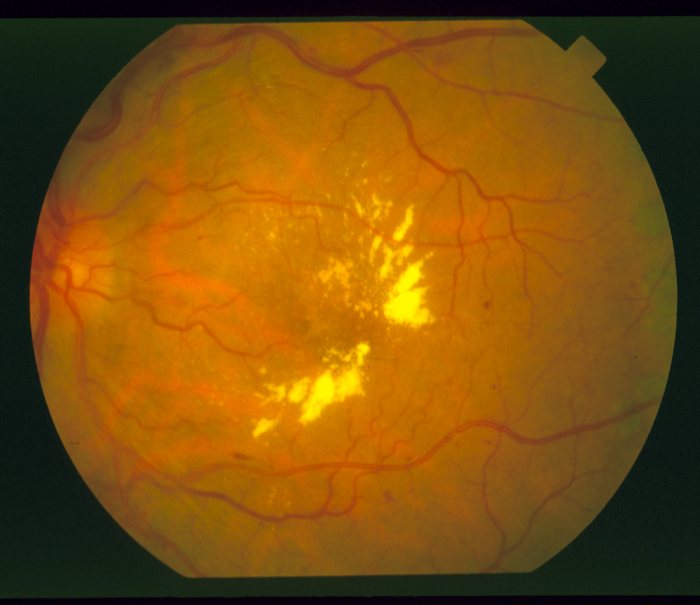
#> input picture data/original/im0001.ppm, 700 x 605 px
$ jupyter execute --allow-errors better-ml.ipynb
#> lines starting #> are read from the running program, lines starting #| are printed output that depends on the picture; after the words box and inside, x2 and y2 are one past the last pixel; in counts of white or black regions, pixels touching at a corner belong together
# Retinal Blood Vessel Segmentation using Machine Learning and Scikit-Learn Pipelines

This notebook implements a high-performance machine learning pipeline for extracting blood vessels from retinal fundus images.
Compared to the baseline Frangi filter and raw-pixel patch classifiers, this approach utilizes **pixel-wise multi-scale spatial features** combined with a robust **scikit-learn pipeline** and **morphological post-processing**.

## Key Advantages
1. **Convex-Hull Retinal Masking**: Eliminates boundary noise and border false-positives.
2. **Optimal Preprocessing**: Combines double median blurring, local Gaussian background subtraction, and CLAHE to standardize contrast.
3. **Multi-Scale Feature Representation**: Captures local intensity, Gaussian blurs ($\sigma=1, 2, 4$), Sobel gradients, Hessian eigenvalues ($\lambda_1, \lambda_2$ at $\sigma=1, 2$), and three advanced vesselness filter responses (Frangi, Meijering, Sato).
4. **Class Imbalance Mitigation**: Balanced sampling of foreground (vein) and background pixels.
5. **Clean Post-Processing**: Morphological closing and small object removal to ensure contiguous, noise-free vessels.

[cell 1]
import numpy as np
import pandas as pd
import matplotlib.pyplot as plt
from PIL import Image
from pathlib import Path
import cv2
import warnings

from skimage.filters import frangi, meijering, sato, sobel
from skimage.feature import hessian_matrix, hessian_matrix_eigvals
from skimage.morphology import closing, disk, remove_small_objects
from skimage.exposure import equalize_adapthist
from sklearn.metrics import jaccard_score, f1_score, accuracy_score, confusion_matrix
from sklearn.preprocessing import StandardScaler
from sklearn.pipeline import Pipeline
from sklearn.neighbors import KNeighborsClassifier
from sklearn.ensemble import RandomForestClassifier, HistGradientBoostingClassifier

# Suppress skimage warnings regarding default argument changes
warnings.filterwarnings('ignore', category=FutureWarning)

DATA_DIR = Path.cwd() / 'data'
ORIGINAL_DIR = DATA_DIR / 'original'
LABELS_DIR = DATA_DIR / 'labels'

print(f"Data Directory: {DATA_DIR}")
print(f"Original Images: {len(list(ORIGINAL_DIR.glob('*.ppm')))}")
print(f"Labels: {len(list(LABELS_DIR.glob('*.vk.ppm')))}")

## 1. Load Data & Retinal Mask Functions
We use an advanced retinal masking function that fits a convex hull over the active region of the fundus image. Erode operations clean boundary transitions to prevent the edge-effects that commonly plague pixel classification near borders.

[cell 2]
def split_channels(image: np.ndarray):
    """Return R, G, B channels from RGB image."""
    return image[:, :, 0], image[:, :, 1], image[:, :, 2]

def load_image(path: Path) -> np.ndarray:
    return np.array(Image.open(path))
#> returned value is the input picture: shape (605, 700, 3); mean R, G, B 125.7, 80.5, 12.4

def load_label(path: Path) -> np.ndarray:
    lbl = np.array(Image.open(path))
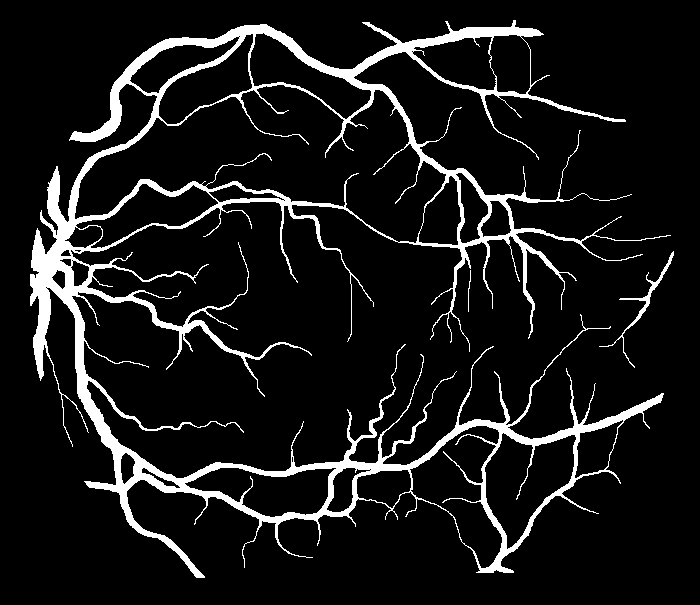
#> input picture data/labels/im0001.vk.ppm, 700 x 605 px
#> lbl is the input picture: shape (605, 700); 9.2% white; 3 white regions, box (x1, y1, x2, y2) and area: (30, 20, 671, 578) 38640, (599, 251, 674, 368) 487, (468, 270, 471, 312) 44
    return (lbl > 0).astype(np.uint8)

def create_retinal_mask_convex_hull(image_rgb: np.ndarray, erode_kernel_size: int = 20) -> np.ndarray:
    """
    Creates a binary mask covering the eye retina circle using convex hull + morphological closing.
    Erodes slightly to avoid false positives and border artifacts at the boundaries.
    """
#> called with erode_kernel_size = 20
    red = image_rgb[:, :, 0]
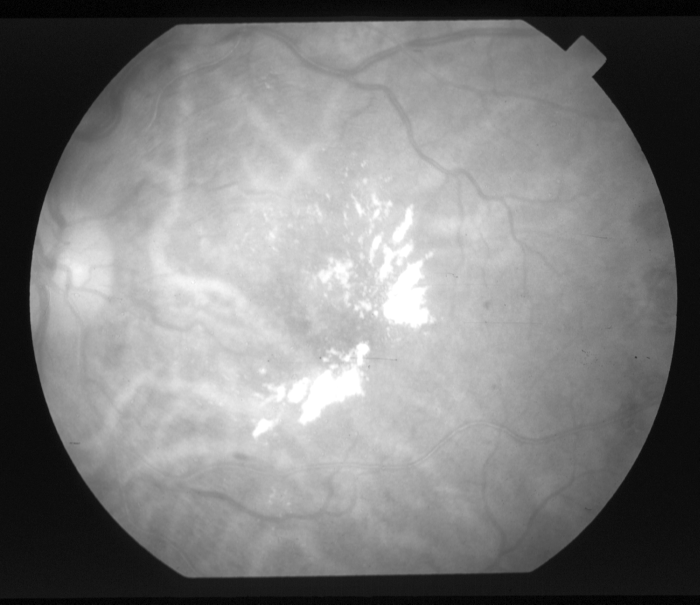
#> red: shape (605, 700); min 0, max 255, mean 125.7
    red_blur = cv2.medianBlur(red, 9)

    # Adaptive thresholding to segment circular eyeball boundary
    binary = cv2.adaptiveThreshold(
        red_blur, 255,
        cv2.ADAPTIVE_THRESH_GAUSSIAN_C,
        cv2.THRESH_BINARY_INV,
        51,  # block size
        15   # constant
    )
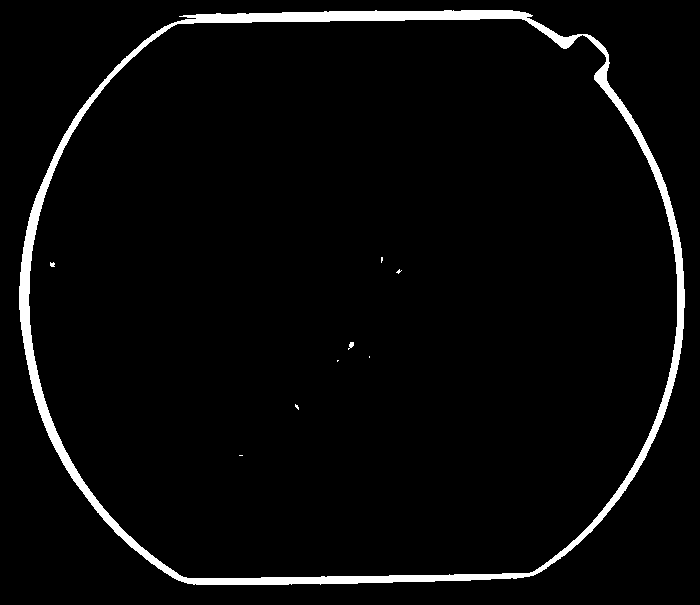
#> binary: shape (605, 700); 3.7% white; 9 white regions (6 under 20 px)

    # Find the largest external contour which corresponds to the circular eye region
    contours, _ = cv2.findContours(binary, cv2.RETR_EXTERNAL, cv2.CHAIN_APPROX_SIMPLE)
#> contours = 1 contour; box (x1, y1, x2, y2) and area: (19, 10, 685, 585) 325787
    if not contours:
        return np.ones_like(binary, dtype=bool)

    largest_contour = max(contours, key=cv2.contourArea)
#> largest_contour = contour of 755 points, box (x1, y1, x2, y2) (19, 10, 685, 585), area 325787
    hull = cv2.convexHull(largest_contour)
#> hull = contour of 109 points, box (x1, y1, x2, y2) (19, 10, 685, 585), area 327668

    # Fill the convex hull
    mask = np.zeros_like(binary, dtype=np.uint8)
    cv2.drawContours(mask, [hull], -1, 255, -1)
#> mask: shape (605, 700); 77.6% white; 1 black region, box (x1, y1, x2, y2) and area: (0, 0, 700, 605) 94863

    # Morphological closing to fill internal gaps
    kernel_close = cv2.getStructuringElement(cv2.MORPH_ELLIPSE, (erode_kernel_size, erode_kernel_size))
    mask = cv2.morphologyEx(mask, cv2.MORPH_CLOSE, kernel_close)
#> mask: shape (605, 700); 77.6% white; 1 black region, box (x1, y1, x2, y2) and area: (0, 0, 700, 605) 94864

    # Slightly erode to clean boundary artifacts
    mask = cv2.erode(mask, kernel_close, iterations=1)
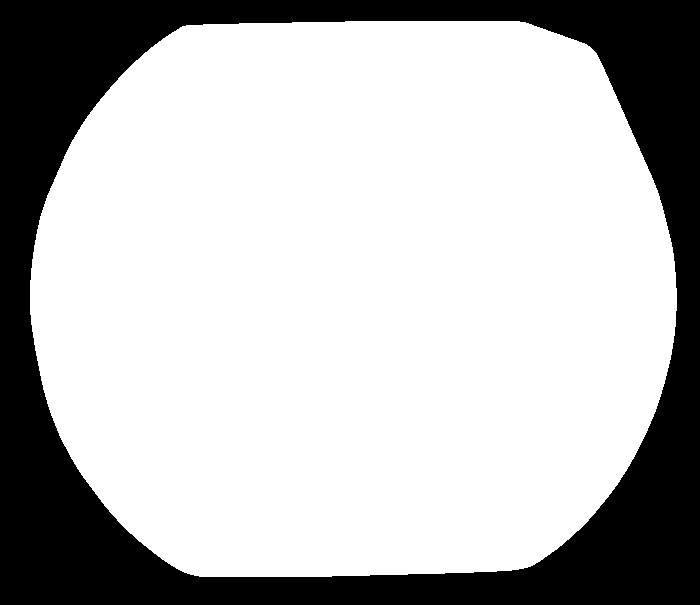
#> mask: shape (605, 700); 72.8% white; 1 black region, box (x1, y1, x2, y2) and area: (0, 0, 700, 605) 115025

    return mask > 0

## 2. Image Preprocessing Pipeline
We extract the green channel and apply an optimized sequence of operations:
1. Median Blur to reduce noise.
2. Gaussian Background Subtraction (subtracting a wide-kernel Gaussian blur from the image) to flatten local illumination gradients.
3. Equalize Adaptive Histogram (CLAHE) inside the mask to enhance blood vessel contrast.

[cell 3]
def apply_clahe(green: np.ndarray, mask: np.ndarray, clip_limit: float = 0.015, nbins: int = 256, kernel: int = 128) -> np.ndarray:
    """Apply CLAHE to green channel within the foreground mask."""
    normalized = green.astype(float) / 255.0
    normalized[~mask] = 0
    enhanced = equalize_adapthist(normalized, kernel_size=kernel, clip_limit=clip_limit, nbins=nbins)
    enhanced[~mask] = 0
    return enhanced

def preprocess_image(
    image: np.ndarray,
    mask: np.ndarray,
    *,
    clip_limit: float = 0.015,
    nbins: int = 256,
    kernel: int = 128,
    gauss_size: tuple[int, int] = (51, 51),
    median_blur_size: int = 5
) -> np.ndarray:
    """
    Standardizes image illumination and contrast.
    """
#> called with clip_limit = 0.015, nbins = 256, kernel = 128, gauss_size = (51, 51), median_blur_size = 5
    img = image.astype(np.uint8)

    # Remove high-frequency noise
    img = cv2.medianBlur(img, median_blur_size)

    # Subtract local background to flatten global lighting
    bg_map = cv2.GaussianBlur(img, gauss_size, 0)
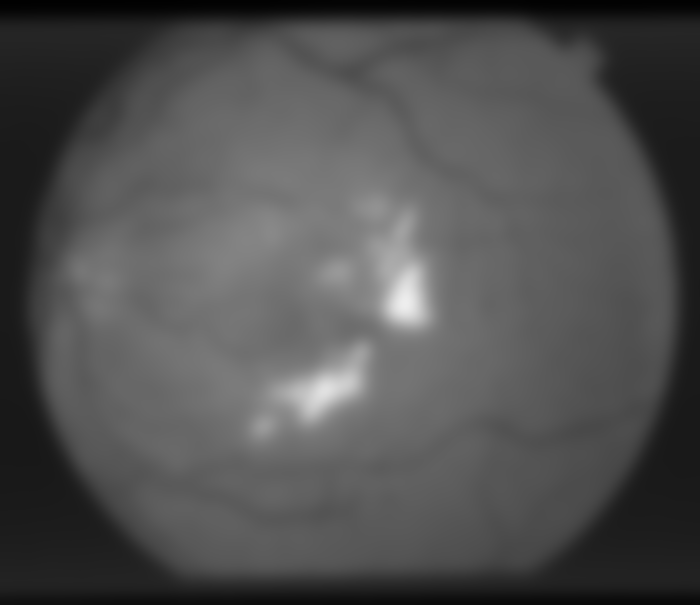
#> bg_map: shape (605, 700); min 1, max 238, mean 80.5
    flat_bg = cv2.subtract(bg_map, img)
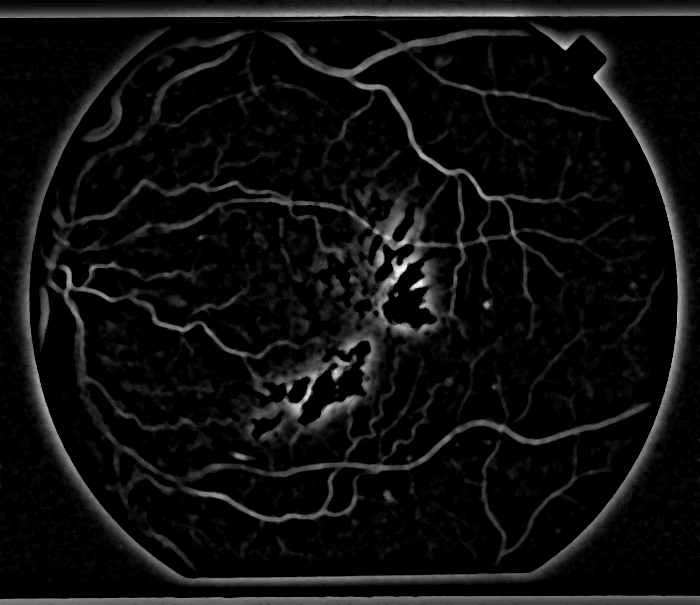
#> flat_bg: shape (605, 700); min 0, max 37, mean 2.2; drawn with min black and max white
    flat_bg = np.clip(flat_bg, 0, 255).astype(np.uint8)

    # Smooth remaining noise
    flat_bg = cv2.medianBlur(flat_bg, median_blur_size)

    # Enhance local contrast
    clahe = apply_clahe(flat_bg, mask=mask, clip_limit=clip_limit, nbins=nbins, kernel=kernel)
#> in apply_clahe, `normalized[~mask] = 0`:
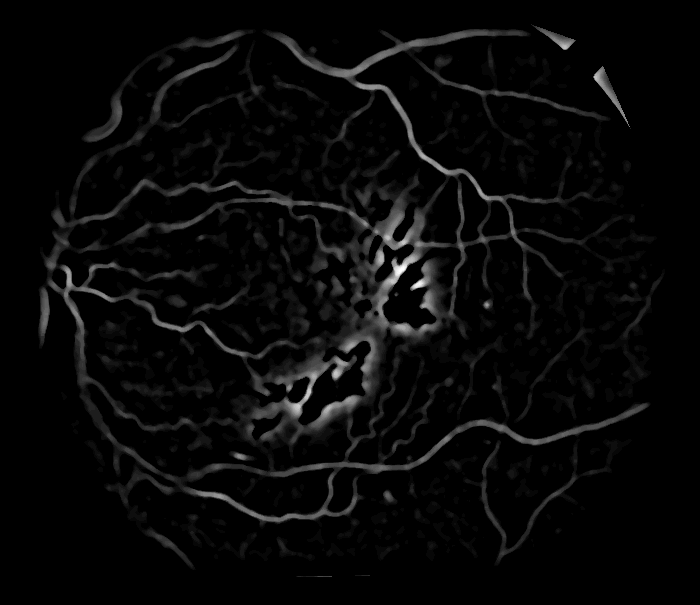
#> normalized: shape (605, 700) float64; min 0, max 0.137, mean 0.00449; drawn with min black and max white
    return clahe

## 3. Multi-Scale Spatial Feature Extraction
Instead of loading raw neighborhood pixels as features (which are sensitive to rotation and easily overfit), we compute invariant hand-crafted spatial filters:
- Equalized Intensity (1 feature)
- Gaussian Blur maps at $\sigma = 1, 2, 4$ (3 features) to capture multi-scale local mean intensity.
- Sobel gradient magnitude (1 feature) for edge information.
- Hessian matrix eigenvalues $\lambda_1, \lambda_2$ at $\sigma=1, 2$ (4 features) to model local curvature and tubular shapes.
- Three state-of-the-art vesselness filter outputs: Frangi, Meijering, and Sato (3 features).

This creates a robust 12-dimensional feature vector for each pixel.

[cell 4]
def extract_features(
    img_rgb: np.ndarray,
    mask: np.ndarray,
    *,
    sigmas_gauss: list[float] = [1, 2, 4],
    sigmas_hessian: list[float] = [1, 2],
    sigmas_vessel: tuple[float] = (0.5, 1, 1.5, 2, 2.5, 3)
) -> np.ndarray:
    """
    Extracts a multi-scale spatial feature map for each pixel in the image.
    Returns a 3D array of shape (H, W, N_features).
    """
    _, green, _ = split_channels(img_rgb)
    enhanced = preprocess_image(green, mask)

    feats = [enhanced]

    # Gaussian Blur maps
    for sigma in sigmas_gauss:
        blur = cv2.GaussianBlur(enhanced, (0, 0), sigma)
        feats.append(blur)
#> this loop made 3 passes
#> pass 3, in extract_features, `blur = cv2.GaussianBlur(enhanced, (0, 0), sigma)`:
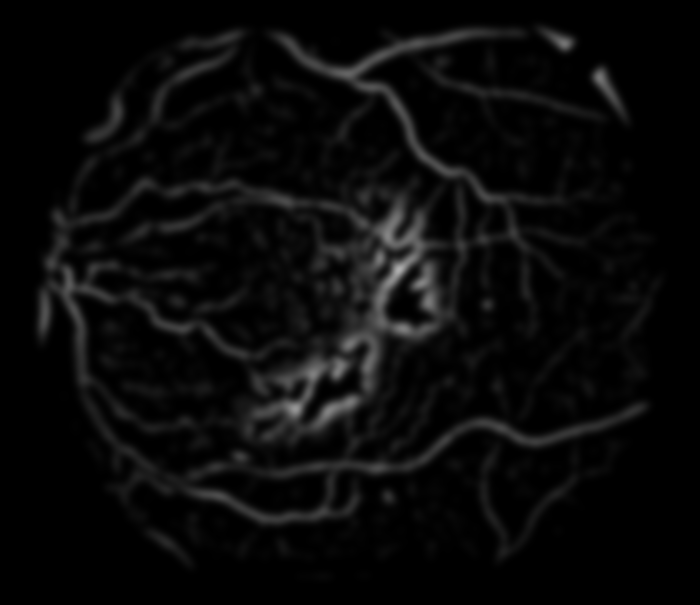
#> blur: shape (605, 700) float64; min 0, max 0.693, mean 0.0395
#> after the loop, feats = 4 items

    # Sobel gradient
    feats.append(sobel(enhanced))

    # Hessian Eigenvalues
    for sigma in sigmas_hessian:
        H = hessian_matrix(enhanced, sigma=sigma, order='rc')
        eigvals = hessian_matrix_eigvals(H)
        feats.append(eigvals[0])
        feats.append(eigvals[1])
#> after the loop, feats = 9 items

    # Frangi vesselness
    v_frangi = frangi(enhanced, sigmas=sigmas_vessel, alpha=0.5, beta=0.5, gamma=None, black_ridges=False)
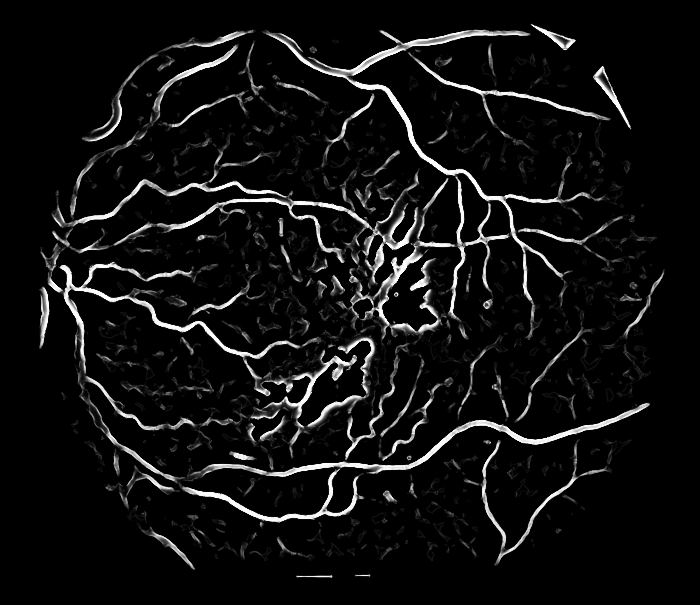
#> v_frangi: shape (605, 700) float64; min 0, max 1, mean 0.0645
    feats.append(v_frangi)

    # Meijering vesselness
    v_meijering = meijering(enhanced, sigmas=sigmas_vessel, black_ridges=False)
    feats.append(v_meijering)

    # Sato vesselness
    v_sato = sato(enhanced, sigmas=sigmas_vessel, black_ridges=False)
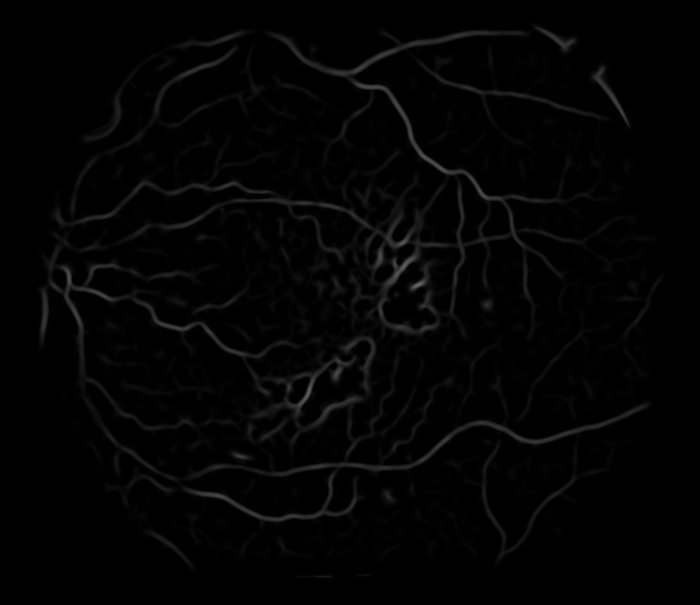
#> v_sato: shape (605, 700) float64; min 0, max 0.408, mean 0.0133
    feats.append(v_sato)

    return np.stack(feats, axis=-1)

## 4. Balanced Dataset Preparation
Since only ~10% of pixels in the mask are vessels, class imbalance is severe. We sample all positive vessel pixels and match them with an equal number of background pixels (balanced ratio = 1.0) to compile the training set.

[cell 5]
def build_training_dataset(
    pairs: list[tuple[Path, Path]],
    *,
    balance_ratio: float = 1.0,
    random_state: int = 42
) -> tuple[np.ndarray, np.ndarray]:
    """
    Extracts pixel-level features and balances target labels across training images.
    """
    X_all = []
    y_all = []

    for idx, (img_path, lbl_path) in enumerate(pairs):
        img = load_image(img_path)
        gold = load_label(lbl_path)
        mask = create_retinal_mask_convex_hull(img)

        # Extract spatial feature cube
        X_img = extract_features(img, mask)

        y_mask = gold[mask]
        X_mask = X_img[mask]

        # Separate indices inside the mask
        vessel_indices = np.where(y_mask == 1)[0]
        bg_indices = np.where(y_mask == 0)[0]

        # Sample background pixels to match vessel pixels
        np.random.seed(random_state + idx)
        n_bg_samples = int(len(vessel_indices) * balance_ratio)
#> n_bg_samples = 38772
        bg_sampled_indices = np.random.choice(bg_indices, size=min(n_bg_samples, len(bg_indices)), replace=False)

        selected_indices = np.concatenate([vessel_indices, bg_sampled_indices])
        X_all.append(X_mask[selected_indices])
        y_all.append(y_mask[selected_indices])

        print(f"{img_path.name}: {len(vessel_indices)} vessel pixels, sampled {len(bg_sampled_indices)} background pixels.")
#| im0001.ppm: 38772 vessel pixels, sampled 38772 background pixels.

    return np.concatenate(X_all, axis=0), np.concatenate(y_all, axis=0)

## 5. Model Initialization and Training
We define a scikit-learn pipeline featuring a `StandardScaler` followed by either a `RandomForestClassifier` or `HistGradientBoostingClassifier`.

[cell 6]
def make_ml_pipeline(model_type: str = 'rf', random_state: int = 42) -> Pipeline:
    """
    Factory function to initialize the scaling and classification pipeline.
    """
    if model_type == 'rf':
        classifier = RandomForestClassifier(n_estimators=100, random_state=random_state, n_jobs=-1)
    elif model_type == 'hgb':
        classifier = HistGradientBoostingClassifier(random_state=random_state)
    elif model_type == "knn":
        classifier = KNeighborsClassifier()
    else:
        raise ValueError(f"Unknown model type: {model_type}")

    return Pipeline([
        ('scaler', StandardScaler()),
        ('classifier', classifier)
    ])

# Locate and pair original images with labels
originals = sorted(ORIGINAL_DIR.glob('*.ppm'))
labels = sorted(LABELS_DIR.glob('*.vk.ppm'))
pairs = [(orig, LABELS_DIR / f"{orig.stem}.vk.ppm") for orig in originals if (LABELS_DIR / f"{orig.stem}.vk.ppm").exists()]

# Split into training (first 5) and testing (remaining 15)
train_pairs = pairs[:5]
test_pairs = pairs[5:]

print(f"Building training dataset from {len(train_pairs)} pairs...")
X_train, y_train = build_training_dataset(train_pairs)
print(f"Total training samples: X={X_train.shape}, y={y_train.shape}")
#| Total training samples: X=(77544, 12), y=(77544,)

# Initialize and train model
pipeline = make_ml_pipeline(model_type='hgb')
